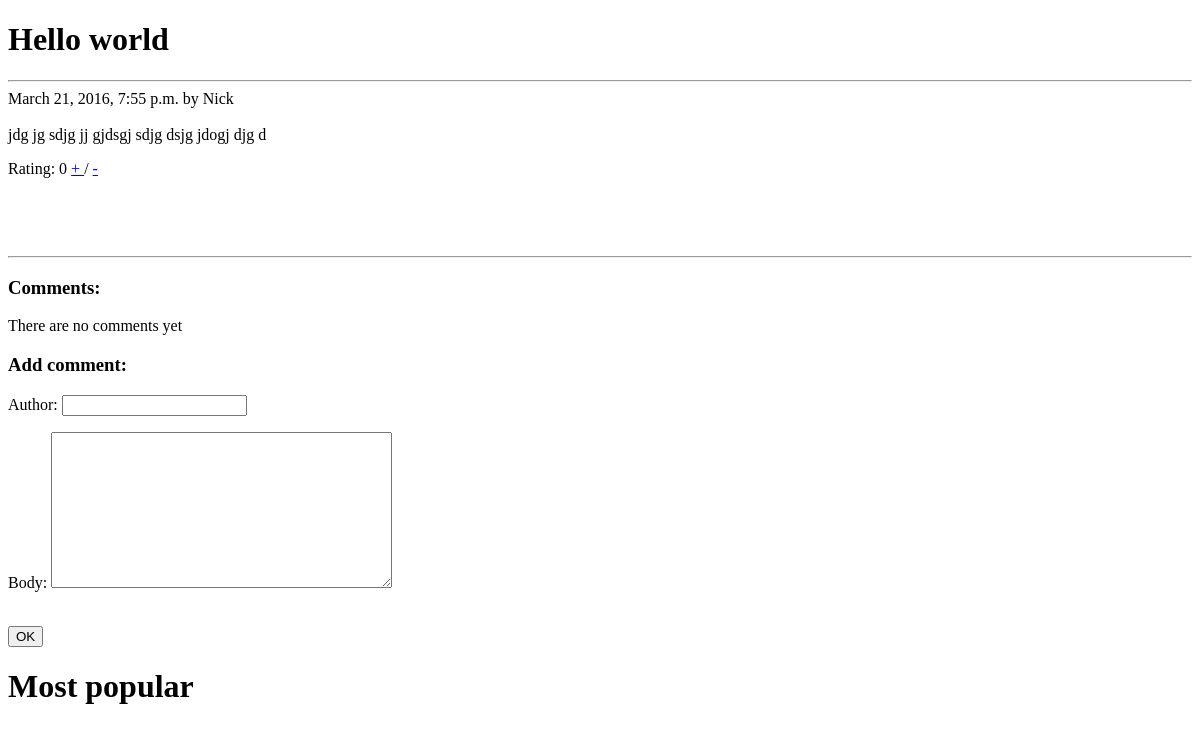
Page /blog/hello-world/ on the earlier database version.
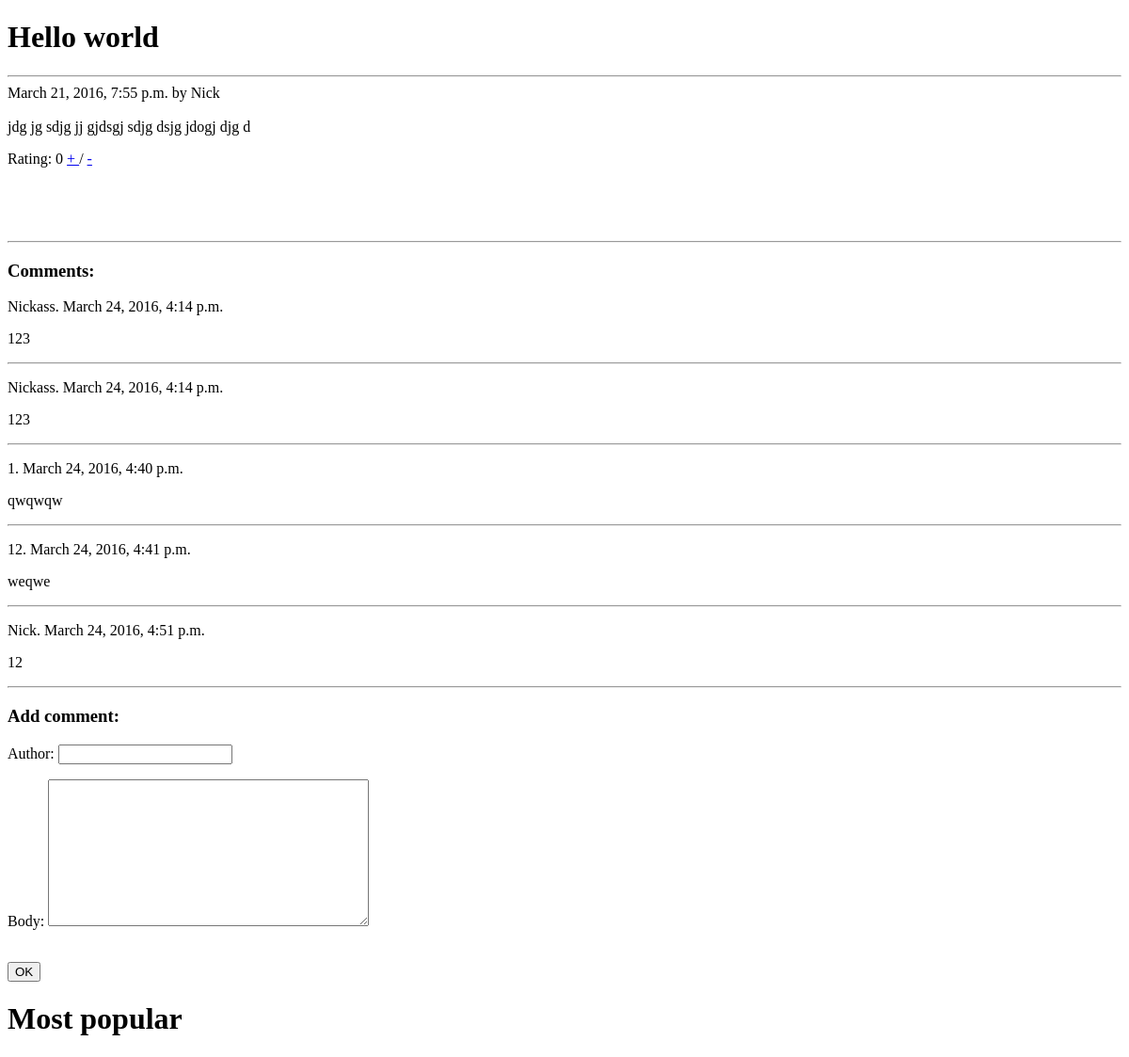
Same page on the later database version.
### blog/models.py (models this page shows, shortened)
class Post(models.Model):
    title = models.CharField(max_length = 100)
    body = models.TextField()
    author = models.ForeignKey(User, )
    added = models.DateTimeField(auto_now_add=True)
    updated = models.DateTimeField(auto_now = True)
    draft = models.BooleanField(default = True)
    slug = models.SlugField(null = True, blank = True)
    rating = models.IntegerField(default = 0)
    def get_absolute_url(self):
        return '/blog/%s/' %(self.slug)

class Comment(models.Model):
    author = models.CharField(max_length = 100)
    body = models.TextField()
    added = models.DateTimeField(auto_now_add=True)
    post = models.ForeignKey(Post)

### blog/views.py (the view)
# urls.py: url(r'^(?P<slug>[\w-]+)/$', views.detail, name='detail'),
def detail(request, slug=None):
    if request.POST:
        form = AddCommentForm(request.POST)
        new_comment = form.save(commit=False)
        new_comment.post = get_object_or_404(Post, slug=slug)
        if form.is_valid():
            new_comment.save()
            return HttpResponseRedirect('/blog/' + slug)
    else:
        form = AddCommentForm()
    post = get_object_or_404(Post, slug=slug)
    comments = Comment.objects.filter(post=post)
    context = {
        'post': post,
        'comments': comments,
        'form': form,
    }
    return render(request, 'blog/detail.html', context)

### blog/forms.py
class AddCommentForm(forms.ModelForm):
    class Meta:
        model = models.Comment
        fields = ['author', 'body']

### templates/blog/detail.html
{% extends 'base.html'%}
{% block content %}
<h1> {{ post.title }} </h1>
<hr/>
{{ post.added }} by {{ post.author.first_name }}
<br> <br>
{{ post.body }}
<p> Rating: {{ post.rating }}
    <a href='{{ post.get_absolute_url }}plus/blog--{{ post.slug }}'> + </a>
    /
    <a href='{{ post.get_absolute_url }}minus/blog--{{ post.slug }}'> - </a>
</p>
<br>
<br><br>
<hr/>
<h3> Comments: </h3>
{% for comment in comments %}
    <p> {{ comment.author }}. {{ comment.added }} </p>
    <p> {{ comment.body }} </p>
    <hr/>
{% empty %}
    <p>
        There are no comments yet
    </p>
{% endfor %}
<h3> Add comment: </h3>
<form action='' method='POST'> {% csrf_token %}
    {{ form.as_p}} <br>
    <input type='submit' value='OK'>
</form>
{% endblock %}

### templates/base.html (shortened to what this page needs)
<!DOCTYPE html>
<html>
 <head>
 </head>
 <body>
    {% block content %} {% endblock %}
    <div>
        <h1> Most popular </h1>
    </div>
 </body>
</html>

Differences in the rows shown:
added Comment: author "Nickass", added "March 24, 2016, 4:14 p.m.", body "123"
added Comment: author "Nickass", added "March 24, 2016, 4:14 p.m.", body "123"
added Comment: author "1", added "March 24, 2016, 4:40 p.m.", body "qwqwqw"
added Comment: author "12", added "March 24, 2016, 4:41 p.m.", body "weqwe"
added Comment: author "Nick", added "March 24, 2016, 4:51 p.m.", body "12"
Other differences:
text no longer shown: "There are no comments yet"
